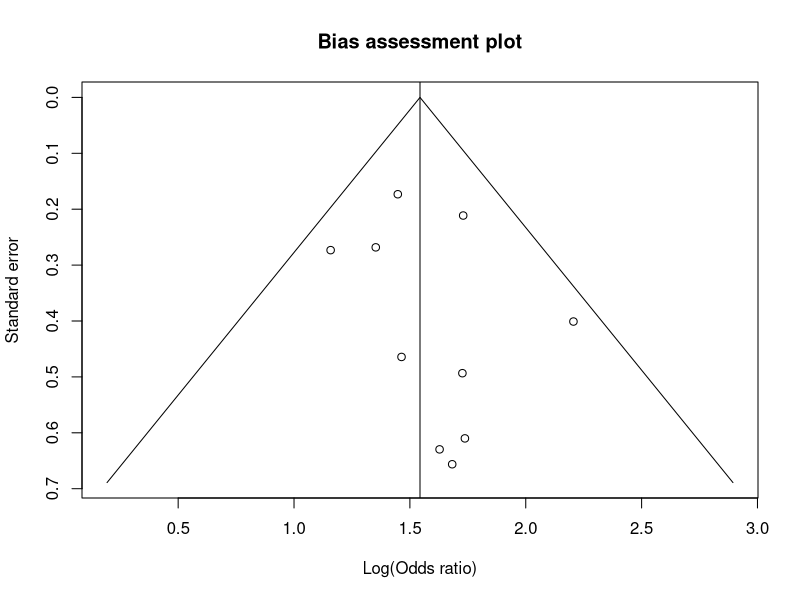
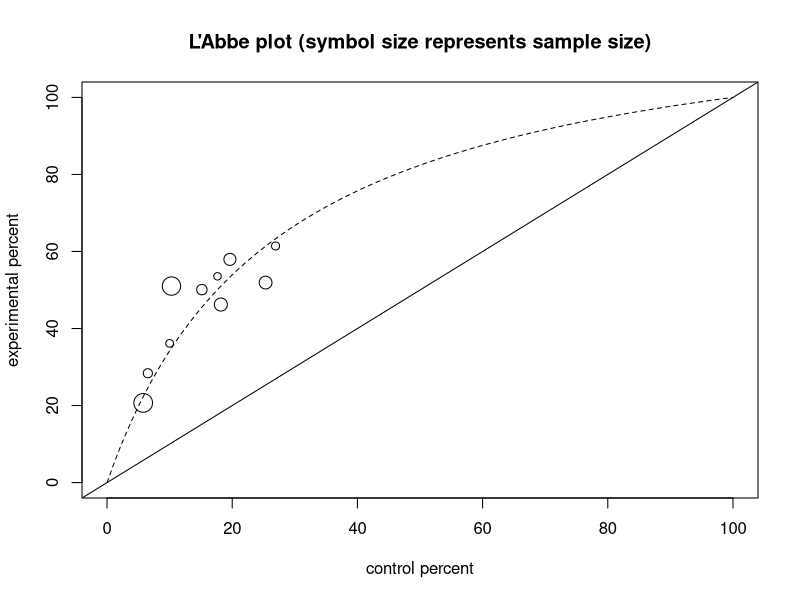
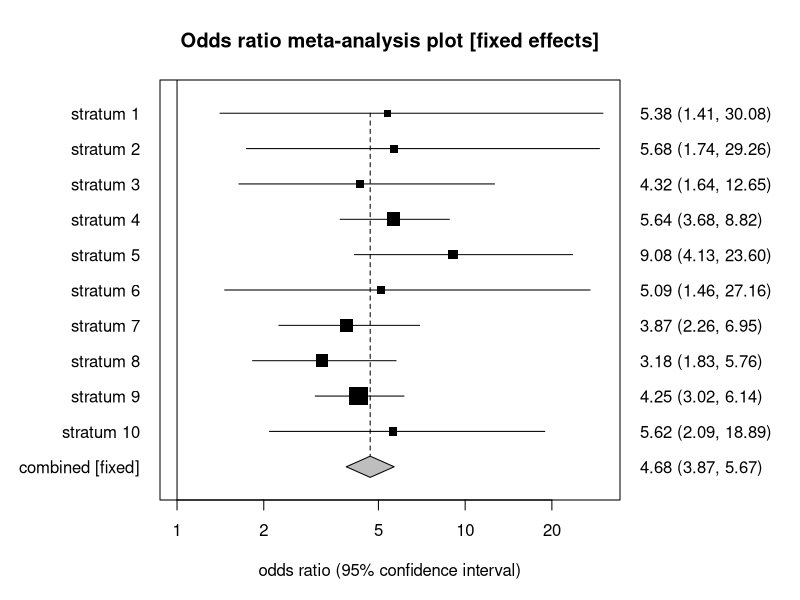
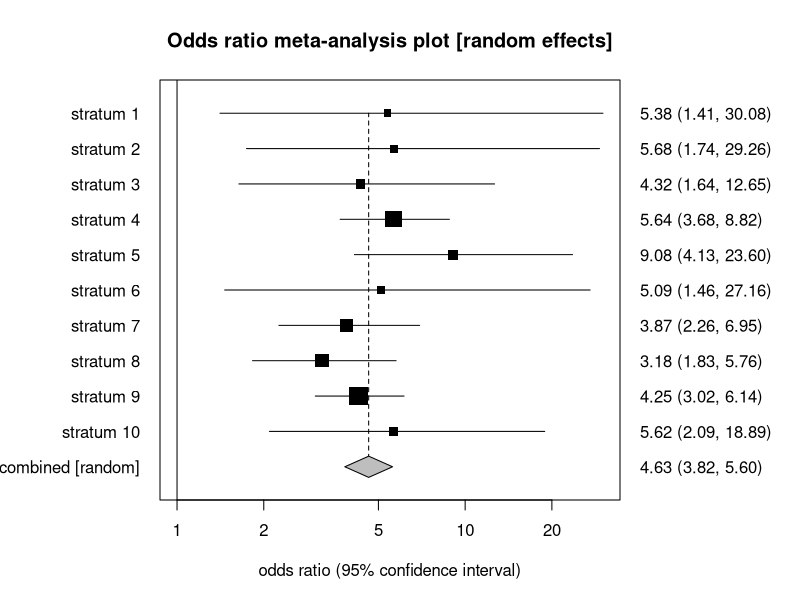

Recreate these plots in R, in order.
# Odds ratio meta-analysis (Mantel-Haenszel and exact): the StatsDirect help example
# (Armitage and Berry 1994, smoking among lung cancer patients and controls in ten
# case-control studies; the test workbook's Meta-analysis worksheet columns Smokers
# total, Smokers cancer, Control total and Control cancer) in R
smokers <- c(155, 317, 210, 711, 2646, 166, 993, 961, 2180, 519)
smokers_cancer <- c(83, 90, 129, 412, 1350, 60, 459, 499, 451, 260)
nonsmokers <- c(17, 46, 26, 163, 68, 30, 99, 75, 675, 33)
nonsmokers_cancer <- c(3, 3, 7, 32, 7, 3, 18, 19, 39, 5)
k <- length(smokers)

# Each study's fourfold table: a and b are the smokers and non-smokers with lung
# cancer, c and d the smokers and non-smokers among the controls (the workbook's
# "Control" columns are the non-smokers), so the odds ratio a d / (b c) is the odds
# of smoking among the patients relative to the controls
a <- smokers_cancer
b <- nonsmokers_cancer
c <- smokers - a
d <- nonsmokers - b
n <- a + b + c + d
tables <- array(rbind(a, b, c, d), dim = c(2, 2, k),
                dimnames = list(smoking = c("smoker", "non-smoker"),
                                group = c("lung cancer", "control"), study = 1:k))

# R's standard test: the Mantel-Haenszel estimate of the common odds ratio with a
# confidence interval that equals the report's Robins, Breslow and Greenland
# interval, and the Mantel-Haenszel chi-square with the continuity correction
# (correct = TRUE is the default)
r <- mantelhaen.test(tables)
print(r)

# The exact conditional test gives the conditional maximum likelihood estimate and
# the exact (Fisher) interval; R finds them numerically and they agree with the
# report to four significant figures. The code below finds them to a tighter
# tolerance, together with the mid-P interval and P values that R does not print
e <- mantelhaen.test(tables, exact = TRUE)
print(e)

# The report's lines to 6 places
six <- function(x) formatC(x, digits = 6, format = "f", drop0trailing = TRUE)
pv <- function(p) {
  if (p < 0.0001) "P < 0.0001" else
    paste("P =", formatC(p, digits = 4, format = "f", drop0trailing = TRUE))
}
z <- qnorm(0.975)

# The exact methods condition on every table's margins: given them, the total of
# the a cells has a distribution proportional to a product of hypergeometric terms
# times psi^a, where psi is the common odds ratio. The function returns the log of
# each term at psi = 1 over the support of the total (the terms are convolved on the
# natural scale, each table's rescaled to a maximum of 1 to keep within range)
conditional <- function(a, b, c, d) {
  exposed <- a + c
  unexposed <- b + d
  cases <- a + b
  coef <- 1
  start <- 0
  for (i in seq_along(a)) {
    x <- max(0, cases[i] - unexposed[i]):min(exposed[i], cases[i])
    p <- dhyper(x, exposed[i], unexposed[i], cases[i])
    p <- p / max(p)
    new <- numeric(length(coef) + length(p) - 1)
    for (j in seq_along(p)) {
      at <- j:(j + length(coef) - 1)
      new[at] <- new[at] + coef * p[j]
    }
    coef <- new / max(new)
    start <- start + x[1]
  }
  list(support = start + seq_along(coef) - 1, logc = log(coef))
}
# The probability of the part of the support that 'which' selects, at odds ratio psi
cond_p <- function(dist, psi, which) {
  lw <- dist$logc + dist$support * log(psi)
  w <- exp(lw - max(lw))
  sum(w[which]) / sum(w)
}
# Solve for psi on the log scale: the conditional mean equal to the observed total
# (the conditional maximum likelihood estimate), or a tail probability equal to
# alpha / 2 (an exact limit); 'half' counts half of the observed total's probability
# for the mid-P limits
cond_solve <- function(dist, target, s, side = "mean", half = FALSE) {
  f <- function(t) {
    if (side == "mean") {
      lw <- dist$logc + dist$support * t
      w <- exp(lw - max(lw))
      return(sum(dist$support * w) / sum(w) - s)
    }
    p <- if (side == "upper") cond_p(dist, exp(t), dist$support > s) else
      cond_p(dist, exp(t), dist$support < s)
    if (half) p + 0.5 * cond_p(dist, exp(t), dist$support == s) - target else
      p + cond_p(dist, exp(t), dist$support == s) - target
  }
  exp(uniroot(f, c(-30, 30), tol = 1e-10)$root)
}
exact_limits <- function(dist, s, level = 0.95, half = FALSE) {
  alpha <- (1 - level) / 2
  if (s == min(dist$support)) lower <- 0 else
    lower <- cond_solve(dist, alpha, s, "upper", half)
  if (s == max(dist$support)) upper <- Inf else
    upper <- cond_solve(dist, alpha, s, "lower", half)
  c(lower, upper)
}

# Each study's odds ratio with its exact (conditional maximum likelihood) limits,
# as fisher.test would give them, but to a tight tolerance; the report applies a
# continuity correction first when a table has an empty cell, which none has here
or <- a * d / (b * c)
lci <- numeric(k)
uci <- numeric(k)
for (i in 1:k) {
  lim <- exact_limits(conditional(a[i], b[i], c[i], d[i]), a[i])
  lci[i] <- lim[1]
  uci[i] <- lim[2]
}
cat("Stratum, odds ratio, 95% CI (CML)\n")
for (i in 1:k) {
  cat(i, six(or[i]), six(lci[i]), six(uci[i]), "\n")
}

# Mantel-Haenszel: the pooled odds ratio is sum(a d / n) / sum(b c / n), the
# fixed effects weights are b c / n, and the Robins-Breslow-Greenland variance of
# its log gives the interval, as mantelhaen.test printed
R <- a * d / n
S <- b * c / n
P <- (a + d) / n
Q <- (b + c) / n
or_mh <- sum(R) / sum(S)
v_rbg <- sum(P * R) / (2 * sum(R)^2) + sum(Q * R + P * S) / (2 * sum(R) * sum(S)) +
  sum(Q * S) / (2 * sum(S)^2)
wt_fixed <- 100 * S / sum(S)

# Heterogeneity: Breslow-Day compares each a cell with its expectation under the
# pooled odds ratio (the root of a quadratic), and Cochran's Q is the weighted sum
# of squared deviations of the log odds ratios from the log of the pooled odds
# ratio, weighted by the inverse of each study's logit (Woolf) variance
cases <- a + b
controls <- c + d
exposed <- a + c
unexposed <- b + d
qa <- 1 - or_mh
qb <- unexposed - cases + (exposed + cases) * or_mh
qc <- -cases * exposed * or_mh
ea <- (-qb + sqrt(qb^2 - 4 * qa * qc)) / (2 * qa)
v_ea <- 1 / (1 / ea + 1 / (cases - ea) + 1 / (exposed - ea) +
               1 / (controls - exposed + ea))
bd <- sum((a - ea)^2 / v_ea)
yi <- log(or)
v_woolf <- 1 / a + 1 / b + 1 / c + 1 / d
w <- 1 / v_woolf
q <- sum(w * (yi - log(or_mh))^2)

# DerSimonian-Laird: the moment estimate of the between studies variance (not less
# than zero), the random effects weights and the pooled odds ratio
tau2 <- max(0, (q - (k - 1)) * sum(w) / (sum(w)^2 - sum(w^2)))
w_re <- 1 / (tau2 + v_woolf)
wt_random <- 100 * w_re / sum(w_re)
or_re <- exp(sum(w_re * yi) / sum(w_re))
x2_re <- sum(w_re * yi)^2 / sum(w_re)

# The report's second table: the standardised effect is the log odds ratio, its
# variance is recovered from the exact limits, and the weights are percentages
vi <- ((log(uci) - log(lci)) / 2 / z)^2
cat("Stratum, standardized effect, variance, % weights (fixed, random)\n")
for (i in 1:k) {
  cat(i, six(yi[i]), six(vi[i]), six(wt_fixed[i]), six(wt_random[i]), "\n")
}

mh_ci <- exp(log(or_mh) + c(-1, 1) * z * sqrt(v_rbg))
cat("Fixed effects (Mantel-Haenszel, Robins-Breslow-Greenland)\n")
cat("Pooled odds ratio = ", six(or_mh), " (95% CI = ", six(mh_ci[1]), " to ",
    six(mh_ci[2]), ")\n", sep = "")
x2 <- as.numeric(r$statistic)
cat("Chi2 (test odds ratio differs from 1) =", six(x2), " ", pv(r$p.value), "\n")

# The pooled exact analysis: the conditional maximum likelihood estimate, the exact
# Fisher and mid-P limits, and the P values at odds ratio 1 (the Fisher two sided P
# sums the probabilities of totals no more probable than the one observed)
all <- conditional(a, b, c, d)
s <- sum(a)
cml <- cond_solve(all, 0, s)
fisher <- exact_limits(all, s)
midp <- exact_limits(all, s, half = TRUE)
p_upper <- cond_p(all, 1, all$support >= s)
p_lower <- cond_p(all, 1, all$support <= s)
p_at_s <- cond_p(all, 1, all$support == s)
w1 <- exp(all$logc - max(all$logc))
p2_fisher <- sum(w1[w1 <= w1[all$support == s]]) / sum(w1)
p1_mid <- min(p_upper - p_at_s / 2, 1 - (p_upper - p_at_s / 2))
cat("Fixed effects (conditional maximum likelihood)\n")
cat("Pooled odds ratio =", six(cml), "\n")
cat("Exact Fisher 95% CI =", six(fisher[1]), "to", six(fisher[2]), "\n")
cat("Exact Fisher one sided ", pv(min(p_upper, p_lower)), ", two sided ",
    pv(p2_fisher), "\n", sep = "")
cat("Exact mid-P 95% CI =", six(midp[1]), "to", six(midp[2]), "\n")
cat("Exact mid-P one sided ", pv(p1_mid), ", two sided ", pv(min(1, 2 * p1_mid)),
    "\n", sep = "")

# I-squared is 100 (Q - df) / Q, not below zero. Its interval is the non-central
# chi-square method of Hedges and Pigott (2001) that the report uses: Q is treated
# as a non-central chi-square variable on df degrees of freedom, and each limit is
# the non-centrality parameter at which the observed Q sits at the 97.5th (lower
# limit) or the 2.5th (upper limit) percentile, found with uniroot and pchisq; a
# limit is 0 when the central distribution already puts Q below that percentile.
# A non-centrality lambda gives I-squared = lambda / (df + lambda)
df <- k - 1
isq <- max(0, 100 * (q - df) / q)
ncp_limit <- function(p) {
  if (pchisq(q, df) <= p) return(0)
  # the bracket Q + 1000 is ample: the distribution function there is near 0
  uniroot(function(l) pchisq(q, df, ncp = l) - p, c(0, q + 1000), tol = 1e-10)$root
}
lambda <- c(ncp_limit(0.975), ncp_limit(0.025))
i2_ci <- 100 * lambda / (df + lambda)
one <- function(x) formatC(x, digits = 1, format = "f", drop0trailing = TRUE)
cat("Non-combinability of studies\n")
cat("Breslow-Day = ", six(bd), "  (df = ", df, ")  ",
    pv(pchisq(bd, df, lower.tail = FALSE)), "\n", sep = "")
cat("Cochran Q = ", six(q), "  (df = ", df, ")  ",
    pv(pchisq(q, df, lower.tail = FALSE)), "\n", sep = "")
cat("Moment-based estimate of between studies variance =", six(tau2), "\n")
cat("I2 (inconsistency) = ", one(isq), "% (95% CI = ", one(i2_ci[1]), "% to ",
    one(i2_ci[2]), "%)\n", sep = "")

re_ci <- exp(log(or_re) + c(-1, 1) * z / sqrt(sum(w_re)))
cat("Random effects (DerSimonian-Laird)\n")
cat("Pooled odds ratio = ", six(or_re), " (95% CI = ", six(re_ci[1]), " to ",
    six(re_ci[2]), ")\n", sep = "")
cat("Chi2 (test odds ratio differs from 1) =", six(x2_re), " (df = 1) ",
    pv(pchisq(x2_re, 1, lower.tail = FALSE)), "\n")

# Bias indicators, from the log odds ratios and their logit standard errors.
# Begg-Mazumdar: Kendall's tau between the deviations of the log odds ratios from
# their weighted mean, standardised, and the variances; cor.test gives the exact
# two sided P because there are fewer than 50 studies and no ties. With tied
# variances the report uses tau-b and a continuity-corrected normal approximation,
# cor.test(..., exact = FALSE, continuity = TRUE). The report adds "(low power)"
# with fewer than eleven studies: the rank correlation test then has little power
se <- sqrt(v_woolf)
dev <- (yi - sum(w * yi) / sum(w)) / sqrt(v_woolf - 1 / sum(w))
begg <- cor.test(dev, v_woolf, method = "kendall")
cat("Bias indicators\n")
cat("Begg-Mazumdar: Kendall's tau =", six(begg$estimate), " ", pv(begg$p.value),
    "(low power)\n")
# Egger: the standardised effect regressed on precision, the intercept being the
# bias; the limits are at 90% (twice the usual alpha) because the test has low power
egger <- lm(I(yi / se) ~ I(1 / se))
ci <- confint(egger, level = 0.9)
cat("Egger: bias = ", six(coef(egger)[1]), " (90% CI = ", six(ci[1, 1]),
    " to ", six(ci[1, 2]), ")  ", pv(summary(egger)$coefficients[1, 4]), "\n", sep = "")
# Harbord-Egger: the same regression of each study's efficient score (a minus its
# expectation) divided by the root of its hypergeometric variance, on that root
score <- a - cases * exposed / n
v_score <- cases * controls * exposed * unexposed / (n^2 * (n - 1))
harbord <- lm(I(score / sqrt(v_score)) ~ sqrt(v_score))
ci <- confint(harbord, level = 0.9)
cat("Harbord-Egger: bias = ", six(coef(harbord)[1]), " (90% CI = ",
    six(ci[1, 1]), " to ", six(ci[1, 2]), ")  ",
    pv(summary(harbord)$coefficients[1, 4]), "\n", sep = "")

# The report's charts. First the bias assessment (funnel) plot: each log odds ratio
# against its logit standard error, the axis reversed so that the 95% cone about the
# pooled Mantel-Haenszel log odds ratio opens downwards
se_top <- max(se) * 1.05
plot(yi, se, ylim = c(se_top, 0), xlab = "Log(Odds ratio)", ylab = "Standard error",
     main = "Bias assessment plot",
     xlim = range(yi, log(or_mh) + c(-1, 1) * z * se_top))
abline(v = log(or_mh))
lines(log(or_mh) + c(-1, 0, 1) * z * se_top, c(se_top, 0, se_top))

# The L'Abbe plot: the percentage of each study's smokers who were lung cancer
# patients against the same percentage of its non-smokers, the symbol size growing
# with the study size, with the line of equality. The report adds a dashed line from
# the origin with the slope of the pooled odds ratio, which is the line of a risk
# ratio; the curve of the studies that share the pooled odds ratio is drawn here
p0 <- 100 * b / (b + d)
p1 <- 100 * a / (a + c)
plot(p0, p1, xlim = c(0, 100), ylim = c(0, 100), cex = 0.5 + 2 * sqrt(n / max(n)),
     xlab = "control percent", ylab = "experimental percent",
     main = "L'Abbe plot (symbol size represents sample size)")
abline(0, 1)
x0 <- seq(0, 1, 0.01)
lines(100 * x0, 100 * or_mh * x0 / (1 + (or_mh - 1) * x0), lty = 2)

# The two forest plots: each study's odds ratio (the symbol area proportional to
# its weight) with its exact interval on a log scale, the line of no effect at 1,
# and the pooled estimate as a diamond at the foot with a dashed line up from it
forest <- function(pooled, lower, upper, weights, main, label) {
  y <- (k + 1):2
  two <- function(x) formatC(x, digits = 2, format = "f")
  par(mar = c(5, 8, 4, 9))
  plot(NA, xlim = range(1, lci, uci, lower, upper), ylim = c(0.5, k + 1.5),
       log = "x", yaxt = "n", xlab = "odds ratio (95% confidence interval)",
       ylab = "", main = main)
  abline(v = 1)
  segments(pooled, 1, pooled, k + 1, lty = 2)
  segments(lci, y, uci, y)
  points(or, y, pch = 15, cex = 0.5 + 2 * sqrt(weights / max(weights)))
  polygon(c(lower, pooled, upper, pooled), c(1, 1.3, 1, 0.7), col = "grey")
  axis(2, at = c(y, 1), labels = c(paste("stratum", 1:k), label), las = 1,
       tick = FALSE)
  axis(4, at = c(y, 1), tick = FALSE, las = 1,
       labels = paste0(two(c(or, pooled)), " (", two(c(lci, lower)), ", ",
                       two(c(uci, upper)), ")"))
}
forest(or_mh, mh_ci[1], mh_ci[2], wt_fixed,
       "Odds ratio meta-analysis plot [fixed effects]", "combined [fixed]")
forest(or_re, re_ci[1], re_ci[2], wt_random,
       "Odds ratio meta-analysis plot [random effects]", "combined [random]")
par(mar = c(5, 4, 4, 2) + 0.1)
